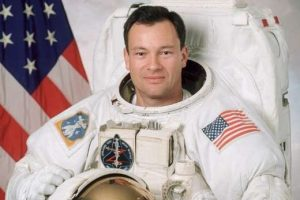
#> input picture opencv_and_deeplerarning/opencv_drawingandchoosing/ted.jpg, 300 x 200 px
$ python astronotresim_cekme.py
#> lines starting #> are read from the running program, lines starting #| are printed output that depends on the picture
# -*- coding: utf-8 -*-
"""
Created on Sun Jan  8 18:15:35 2023

@author: Mert Eren
"""
import cv2

# içe aktarma
img = cv2.imread("ted.jpg", 0)
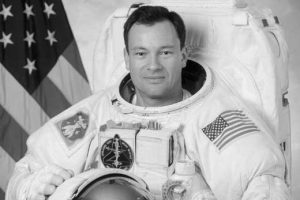
#> img: shape (200, 300); min 0, max 253, mean 167.7

# görselleştir
cv2.imshow("Tedin resmi", img)

k = cv2.waitKey(0) &0xFF
#> (key q is pressed here)

if k == ord('q'): # wsc   #q ya bastığı anda kapat eğer bu olmazsa çıkarken hata verir
    cv2.destroyAllWindows()
elif k == ord('s'):         # s ile fotoğraf görüntüsünü al ve kapat
    cv2.imwrite("ilktedinfotosu.png", img)
    cv2.destroyAllWindows()  #görseli kapatma
